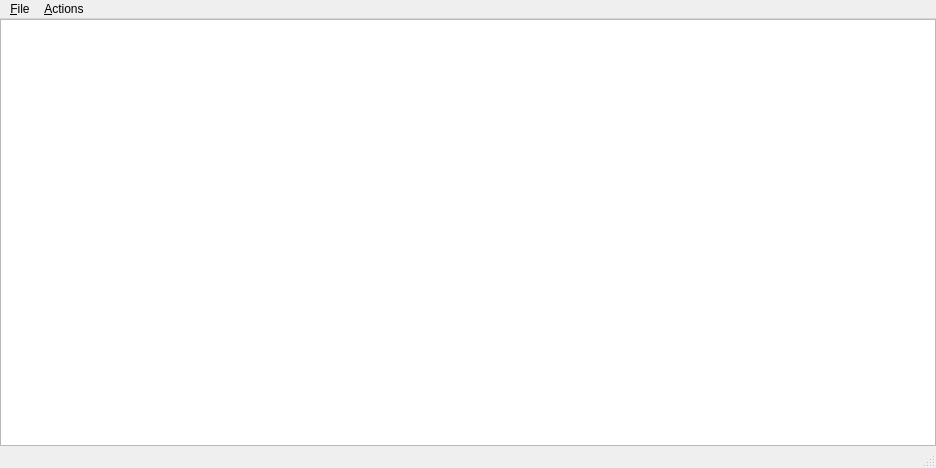
<?xml version="1.0" encoding="UTF-8"?>
<ui version="4.0">
 <class>MainWindow</class>
 <widget class="QMainWindow" name="MainWindow">
  <property name="geometry">
   <rect>
    <x>0</x>
    <y>0</y>
    <width>936</width>
    <height>468</height>
   </rect>
  </property>
  <property name="windowTitle">
   <string>Editable Tree Model</string>
  </property>
  <widget class="QWidget" name="centralwidget">
   <layout class="QVBoxLayout">
    <property name="spacing">
     <number>0</number>
    </property>
    <property name="leftMargin">
     <number>0</number>
    </property>
    <property name="topMargin">
     <number>0</number>
    </property>
    <property name="rightMargin">
     <number>0</number>
    </property>
    <property name="bottomMargin">
     <number>0</number>
    </property>
    <item>
     <widget class="QTreeView" name="view">
      <property name="alternatingRowColors">
       <bool>true</bool>
      </property>
      <property name="selectionBehavior">
       <enum>QAbstractItemView::SelectItems</enum>
      </property>
      <property name="horizontalScrollMode">
       <enum>QAbstractItemView::ScrollPerPixel</enum>
      </property>
      <property name="animated">
       <bool>false</bool>
      </property>
      <property name="allColumnsShowFocus">
       <bool>true</bool>
      </property>
     </widget>
    </item>
   </layout>
  </widget>
  <widget class="QMenuBar" name="menubar">
   <property name="geometry">
    <rect>
     <x>0</x>
     <y>0</y>
     <width>936</width>
     <height>25</height>
    </rect>
   </property>
   <widget class="QMenu" name="fileMenu">
    <property name="title">
     <string>&amp;File</string>
    </property>
    <addaction name="exitAction"/>
   </widget>
   <widget class="QMenu" name="actionsMenu">
    <property name="title">
     <string>&amp;Actions</string>
    </property>
    <addaction name="insertRowAction"/>
    <addaction name="insertColumnAction"/>
    <addaction name="separator"/>
    <addaction name="removeRowAction"/>
    <addaction name="removeColumnAction"/>
    <addaction name="separator"/>
    <addaction name="insertChildAction"/>
   </widget>
   <addaction name="fileMenu"/>
   <addaction name="actionsMenu"/>
  </widget>
  <widget class="QStatusBar" name="statusbar"/>
  <action name="exitAction">
   <property name="text">
    <string>E&amp;xit</string>
   </property>
   <property name="shortcut">
    <string>Ctrl+Q</string>
   </property>
  </action>
  <action name="insertRowAction">
   <property name="text">
    <string>Insert Row</string>
   </property>
   <property name="shortcut">
    <string>Ctrl+I, R</string>
   </property>
  </action>
  <action name="removeRowAction">
   <property name="text">
    <string>Remove Row</string>
   </property>
   <property name="shortcut">
    <string>Ctrl+R, R</string>
   </property>
  </action>
  <action name="insertColumnAction">
   <property name="text">
    <string>Insert Column</string>
   </property>
   <property name="shortcut">
    <string>Ctrl+I, C</string>
   </property>
  </action>
  <action name="removeColumnAction">
   <property name="text">
    <string>Remove Column</string>
   </property>
   <property name="shortcut">
    <string>Ctrl+R, C</string>
   </property>
  </action>
  <action name="insertChildAction">
   <property name="text">
    <string>Insert Child</string>
   </property>
   <property name="shortcut">
    <string>Ctrl+N</string>
   </property>
  </action>
 </widget>
 <resources/>
 <connections/>
</ui>
